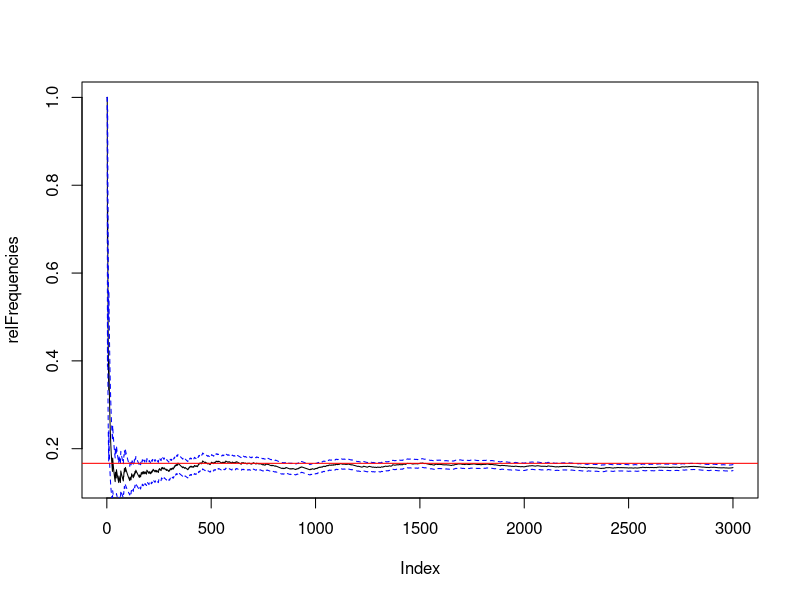
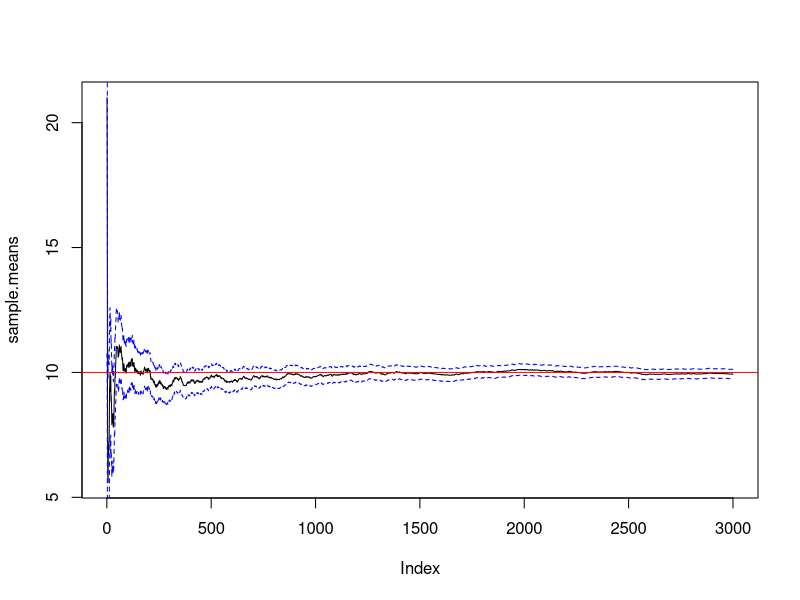
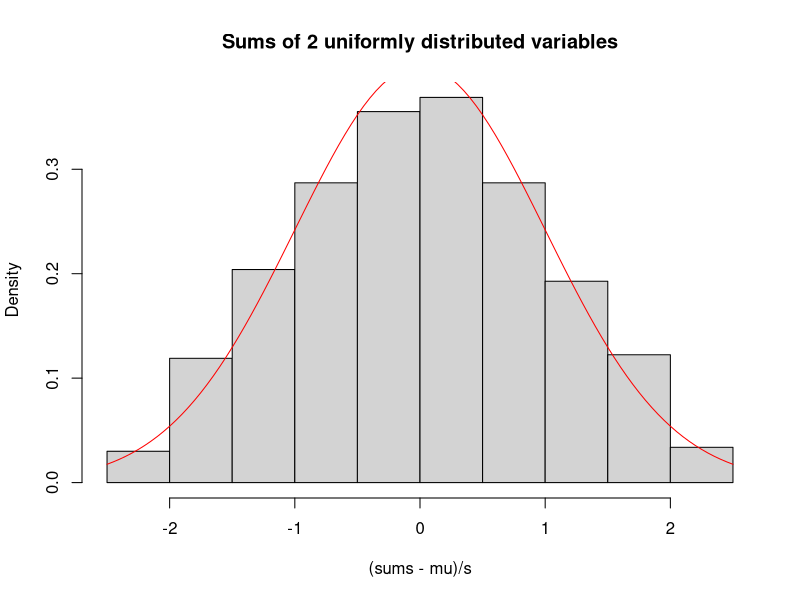
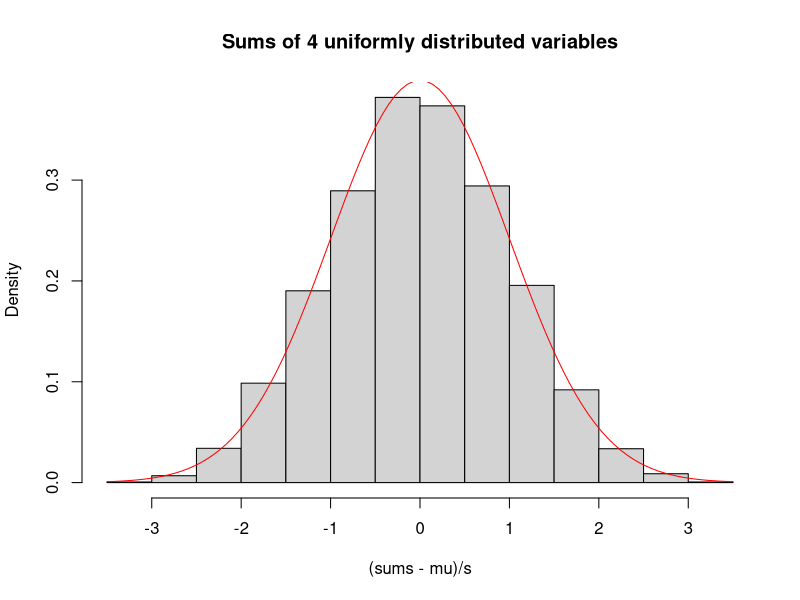
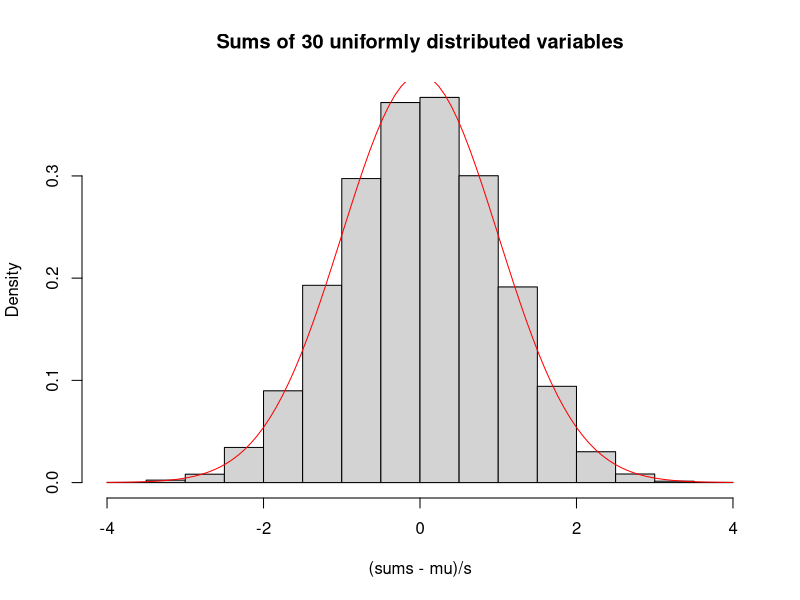
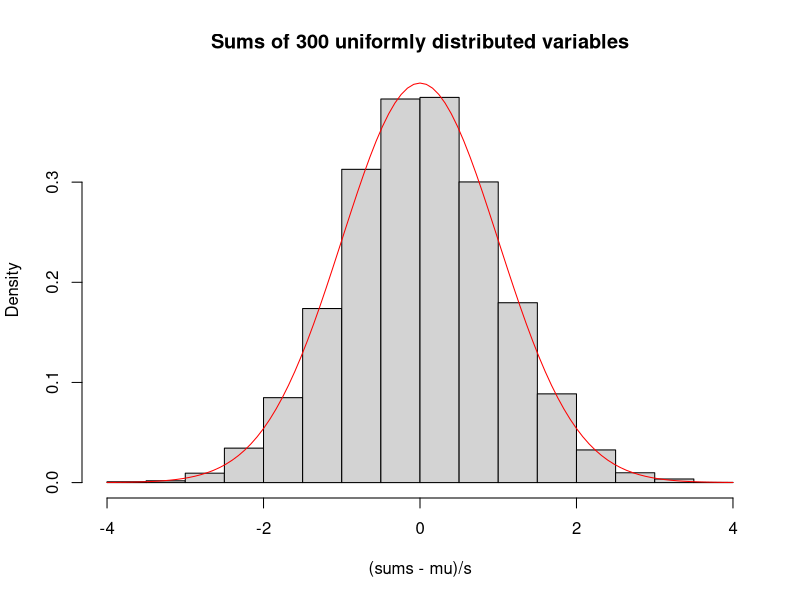
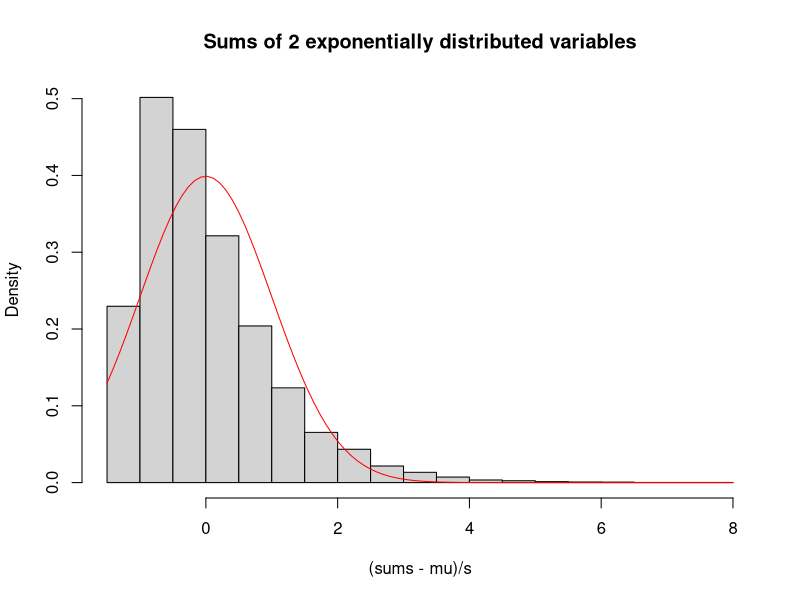
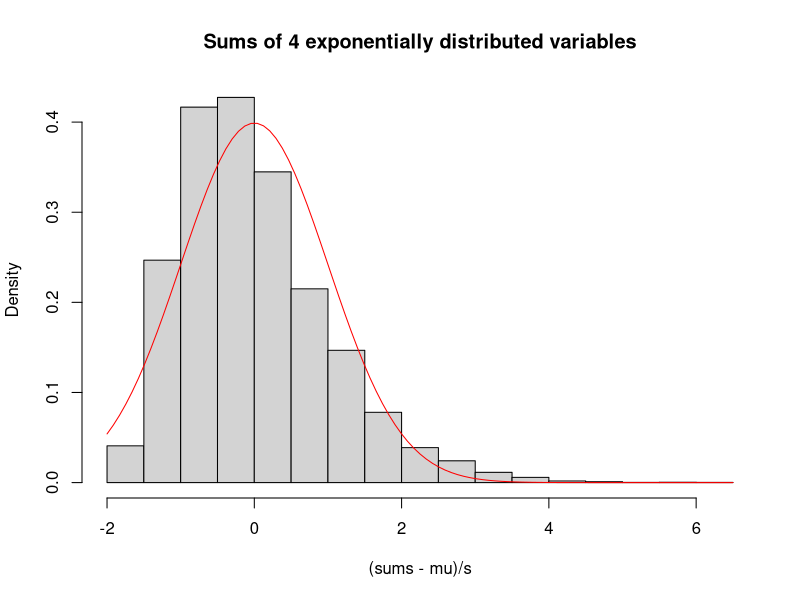

The R source for these figures, in order:
## ---- chunk 1
knitr::opts_chunk$set(echo = TRUE)
library(knitr)
## ---- chunk 2
# Define number of random experiments (n) and number of positive outcomes (k)
p0 = 1/6
n = 0
k = 0

# Define a vector for storing intermediate relative frequencies
relFrequencies = c()

# Define number of simulations
N = 3000

# Simulate the experiment N times
for (i in 1:N){
	# result - simple simulation of a die
	result = sample(c(1,2,3,4,5,6), 1)
	
	# increase number of conducted experiments
	n = n + 1

	# increase number of positive outcomes (if '6' is obtained)
	if (result == 6) k = k + 1

	# Calculate the intermedirelative frequency value and add it to the vector
	w = k/n
	relFrequencies = append(relFrequencies, w)

}

# Calculate 95% interval using the estimate of Bernoulli's theorem
gamma = 0.95
err = sqrt(relFrequencies*(1-relFrequencies)/((1:N)*gamma))
## ---- chunk 3
	plot(relFrequencies, type="l")
	lines(1:N, relFrequencies-err, lty = 'dashed', col = 'blue')
  lines(1:N, relFrequencies+err, lty = 'dashed', col = 'blue')
	abline(h=p0, col="red")
## ---- chunk 4
kable(head(relFrequencies, n=10))
## ---- chunk 5
kable(tail(relFrequencies, n=10))
## ---- chunk 6
# Define a vector for storing intermediate mean values
sample.means = c()

# Theoretical expected value
mu = 10

# Theoretical standard deviation
sd = 10

# Intermediate sum of values
sumX = 0

# Simulate the experiment N times
for (i in 1:N){
	# result - implementation of the normally distributed random variables
	result = rnorm(1,mean=mu, sd=sd)
	
	# Add newly generated value to the total sum
	sumX = sumX + result
	
	# Intermediate mean value
	m = sumX/i

	# Add intermediate mean values to the vector
	sample.means = append(sample.means, m)
}

# Calculate 95% interval using the estimate of Chebyshev's theorem
gamma = 0.95
err = sd / sqrt((1:N)*gamma)
## ---- chunk 7
	plot(sample.means, type="l")
	lines(1:N, sample.means-err, lty = 'dashed', col = 'blue')
  lines(1:N, sample.means+err, lty = 'dashed', col = 'blue')
	abline(h=mu, col="red")
## ---- chunk 8
kable(head(sample.means, n=10))
## ---- chunk 9
kable(tail(sample.means, n=10))
## ---- chunk 10
for(i in c(2, 4, 30, 300)) {
	# Repeat the experiment 10000 times
	sums= replicate(10000,sum(runif(i)))
	
	# Sample mean and standard deviation
	mu=mean(sums)
	s = sd(sums)
	
	# Plot the histogram of sums
	hist((sums-mu)/s,freq=FALSE, main=paste("Sums of", i,"uniformly distributed variables"))
	
	# Add the normal curve for comparison
	x <- seq(0,i,length=100)
	curve(dnorm(x), col = "red", add = TRUE)
}
## ---- chunk 11
for(i in c(2, 4, 30, 300)) {
	sums= replicate(10000,sum(rexp(i)))
	mu = mean(sums)
	s = sd(sums)
	hist((sums-mu)/s,freq=FALSE, main=paste("Sums of", i,"exponentially distributed variables"))
	x <- seq(0,i,length=100)
	curve(dnorm(x), col = "red", add = TRUE)
}
